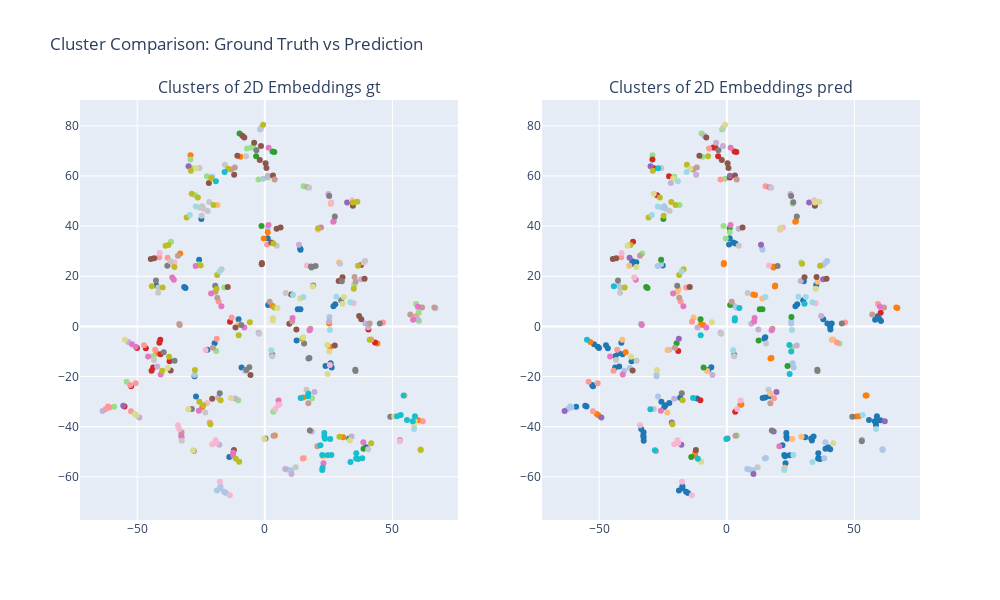

Notebook code cell kept with this figure:
### Markdown cell above
## Trained with SimCSE

### Code cell
model = SentenceTransformer("models/simcse-model")
simcse_res = test_model(model)
